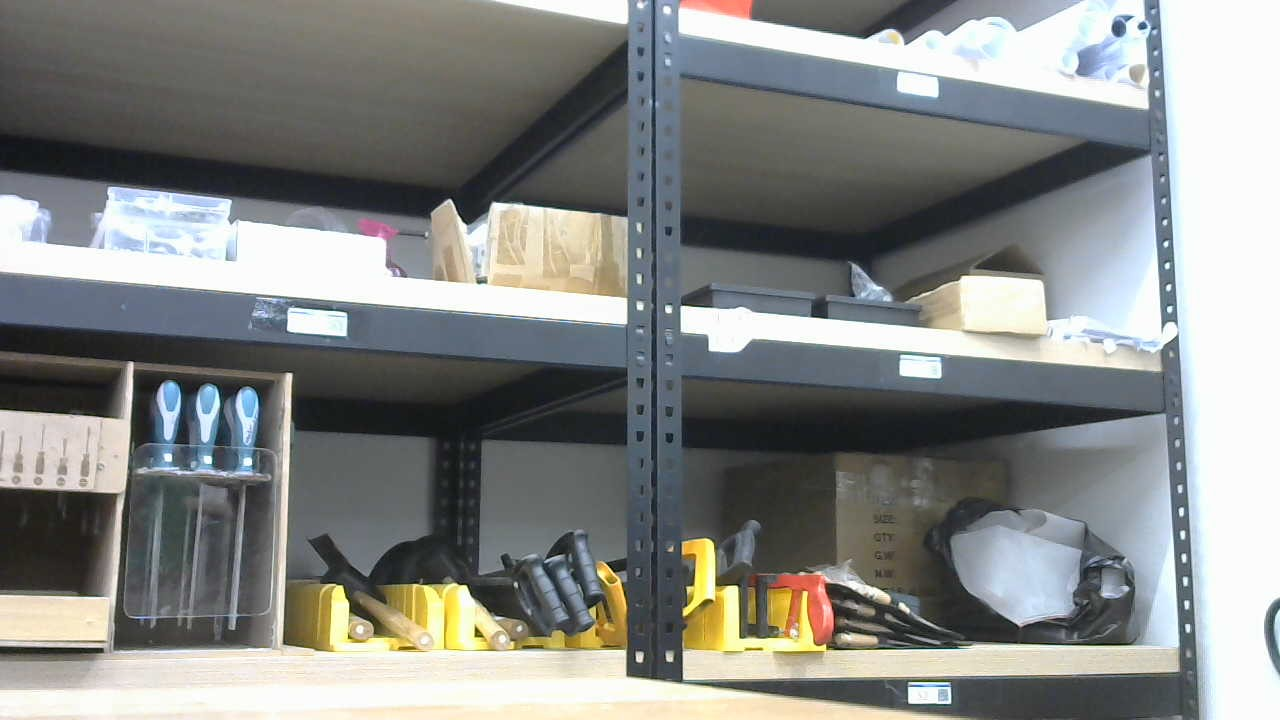
#> input picture Camera_data/Task_2/imgL.jpg, 1280 x 720 px
$ python task2.py
#> lines starting #> are read from the running program, lines starting #| are printed output that depends on the picture; after the words box and inside, x2 and y2 are one past the last pixel; in counts of white or black regions, pixels touching at a corner belong together
import cv2
import numpy as np
from matplotlib import pyplot as plt

imgL = cv2.imread('./Camera_data/Task_2/imgL.jpg')
#> imgL is the input picture: shape (720, 1280, 3); mean B, G, R 133.6, 135.8, 133.7
imgR = cv2.imread('./Camera_data/Task_2/imgR.jpg')
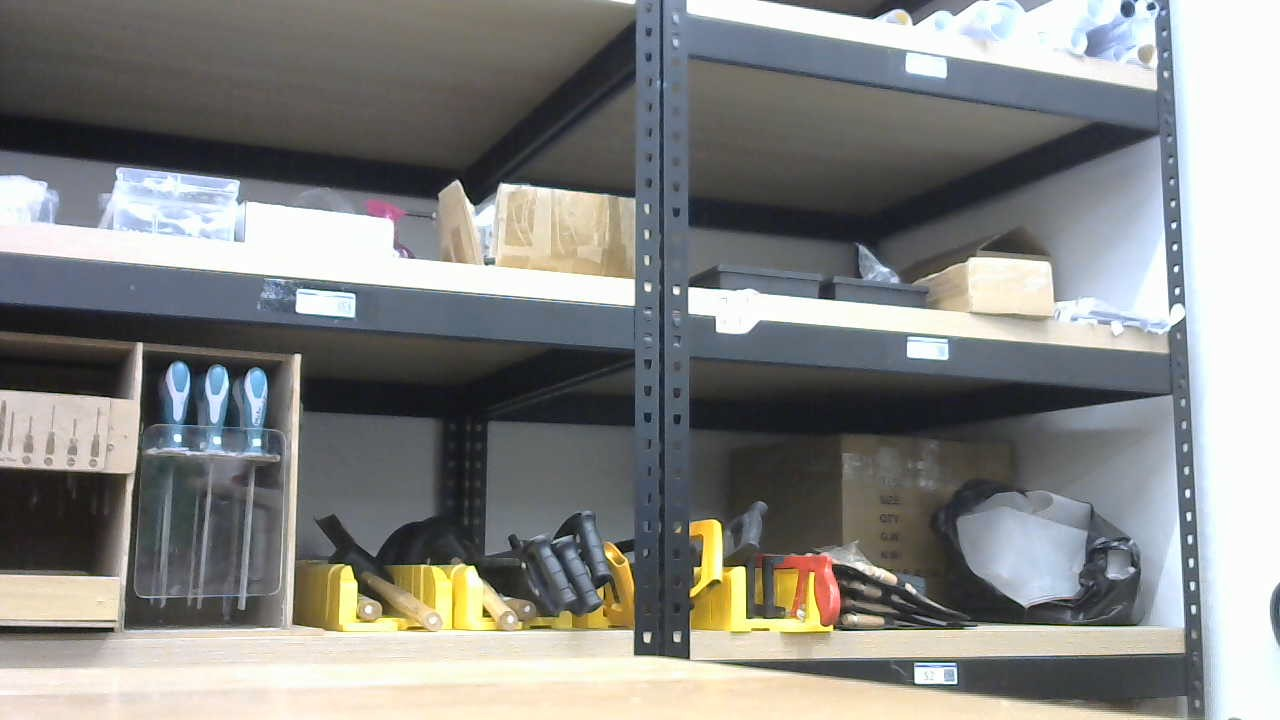
#> input picture Camera_data/Task_2/imgR.jpg, 1280 x 720 px
#> imgR is the input picture: shape (720, 1280, 3); mean B, G, R 132.2, 134.4, 133.7
imgL = cv2.resize(imgL, dsize=None, fx=0.5, fy=0.5, interpolation = cv2.INTER_LINEAR_EXACT)
#> imgL: shape (360, 640, 3)
imgR = cv2.resize(imgR, dsize=None, fx=0.5, fy=0.5, interpolation = cv2.INTER_LINEAR_EXACT)
#> imgR: shape (360, 640, 3)

imgL = cv2.cvtColor(imgL, cv2.COLOR_BGR2GRAY)
#> imgL: shape (360, 640)
imgR = cv2.cvtColor(imgR, cv2.COLOR_BGR2GRAY)
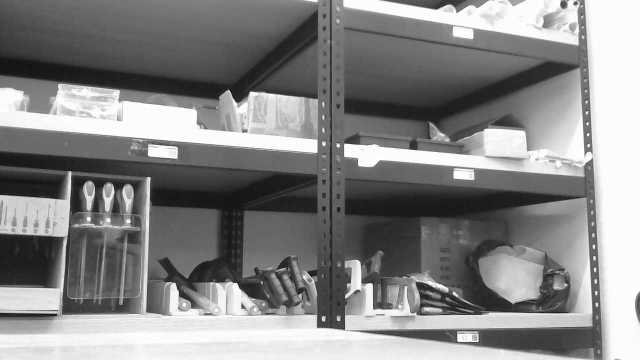
#> imgR: shape (360, 640); min 16, max 255, mean 134.1

def get_keypoints_and_descriptors(imgL, imgR):

    orb = cv2.ORB_create()
    kp1, des1 = orb.detectAndCompute(imgL, None)
    kp2, des2 = orb.detectAndCompute(imgR, None)

    ############## Using FLANN matcher ##############
    FLANN_INDEX_LSH = 6
    index_params = dict(
        algorithm=FLANN_INDEX_LSH,
        table_number=6,  # 12
        key_size=12,  # 20
        multi_probe_level=1,
    )  # 2
    search_params = dict(checks=50)
    flann = cv2.FlannBasedMatcher(index_params, search_params)
    flann_match_pairs = flann.knnMatch(des1, des2, k=2)
    return kp1, des1, kp2, des2, flann_match_pairs

def filter(matches, ratio_threshold=0.6):
    filtered_matches = []
    for m, n in matches:
        if m.distance < ratio_threshold * n.distance:
            filtered_matches.append(m)
    return filtered_matches

def draw_matches(imgL, imgR, kp1, des1, kp2, des2, flann_match_pairs):
    """Draw the first 8 mathces between the left and right images."""
    # https://docs.opencv.org/4.2.0/d4/d5d/group__features2d__draw.html
    # https://docs.opencv.org/2.4/modules/features2d/doc/common_interfaces_of_descriptor_matchers.html
    img = cv2.drawMatches(
        imgL,
        kp1,
        imgR,
        kp2,
        flann_match_pairs[:8],
        None,
        flags=cv2.DrawMatchesFlags_NOT_DRAW_SINGLE_POINTS,
    )
    plt.figure(figsize=(10,5))
    plt.imshow(img)
    plt.title('Matches')
    plt.show()
    cv2.imwrite("ORB_FLANN_Matches.png", img)
    cv2.waitKey(0)


kp1, des1, kp2, des2, flann_match_pairs = get_keypoints_and_descriptors(imgL, imgR)
#> in get_keypoints_and_descriptors, `kp1, des1 = orb.detectAndCompute(imgL, None)`: kp1 = 500 keypoints; strongest (x, y, size): (224, 100, 31), (233, 294, 31), (368, 294, 31), (246, 102, 31)
#> in get_keypoints_and_descriptors, `kp2, des2 = orb.detectAndCompute(imgR, None)`: kp2 = 500 keypoints; strongest (x, y, size): (324, 318, 31), (371, 284, 31), (322, 318, 31), (346, 144, 31)
#> in get_keypoints_and_descriptors, `flann_match_pairs = flann.knnMatch(des1, des2, k=2)`: flann_match_pairs = 500 matches
#> flann_match_pairs = 500 matches
good_matches = filter(flann_match_pairs, 0.6)
#> after the loop in filter, `for m, n in matches:`: filtered_matches = 248 matches
#> good_matches = 248 matches
draw_matches(imgL, imgR, kp1, des1, kp2, des2, good_matches)
#> in draw_matches, `img = cv2.drawMatches( imgL, kp1, imgR, kp2, flann_match_pairs[:8], No..`:
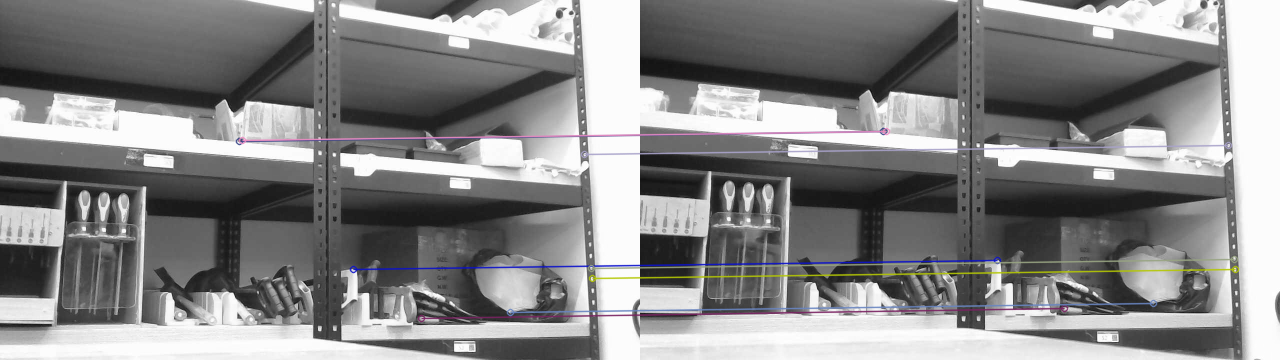
#> img: shape (360, 1280, 3); mean of channels 0, 1, 2 134.7, 134.3, 134.6; drawn as B, G, R

def compute_fundamental_matrix(matches, kp1, kp2, method=cv2.FM_RANSAC):

    pts1, pts2 = [], []
    fundamental_matrix, inliers = None, None
    for m in matches[:8]:
        pts1.append(kp1[m.queryIdx].pt)
        pts2.append(kp2[m.trainIdx].pt)
    if pts1 and pts2:
        fundamental_matrix, inliers = cv2.findFundamentalMat(
            np.float32(pts1),
            np.float32(pts2),
            method=method,
        )
    return fundamental_matrix, inliers, pts1, pts2
F, I, points1, points2 = compute_fundamental_matrix(good_matches, kp1, kp2)
#> the loop in compute_fundamental_matrix, `for m in matches[:8]:` made 8 passes
#> after the loop in compute_fundamental_matrix, `for m in matches[:8]:`: pts1 = [(421, 318), (353, 269), (591, 268), (510, 312), (239, 141), (242, 140), (584, 154), (592, 278)]; pts2 = [(424, 308), (357, 260), (594, 259), (513, 303), (243, 131), (246, 131), (588, 145), (595, 269)]
#> in compute_fundamental_matrix, `fundamental_matrix, inliers = cv2.findFundamentalMat( np.float32(pts1)..`: fundamental_matrix = [[-8.7e-05, 0.00567, 0.195], [-0.00554, -7.61e-05, 0.934], [-0.192, -0.989, 1]]; inliers = [1, 1, 1, 1, 1, 0, 1, 1]
#> F has the same summary as fundamental_matrix in compute_fundamental_matrix; I = [1, 1, 1, 1, 1, 0, 1, 1]; points1 has the same summary as pts1 in compute_fundamental_matrix; points2 has the same summary as pts2 in compute_fundamental_matrix
h1, w1 = imgL.shape
#> h1 = 360; w1 = 640
h2, w2 = imgR.shape
#> h2 = 360; w2 = 640
thresh = 0
_, H1, H2 = cv2.stereoRectifyUncalibrated(
    np.float32(points1), np.float32(points2), F, imgSize=(w1, h1), threshold=thresh,
)
#> H1 = [[1.22, 1.88, -416.3], [-0.457, 1.13, 113.4], [0.00205, 0.00323, -0.244]]; H2 = [[1.24, 1.84, -408.5], [-0.447, 1.13, 119.8], [0.00213, 0.00317, -0.252]]
imgL_undistorted = cv2.warpPerspective(imgL, H1, (w1, h1))
imgR_undistorted = cv2.warpPerspective(imgR, H2, (w2, h2))
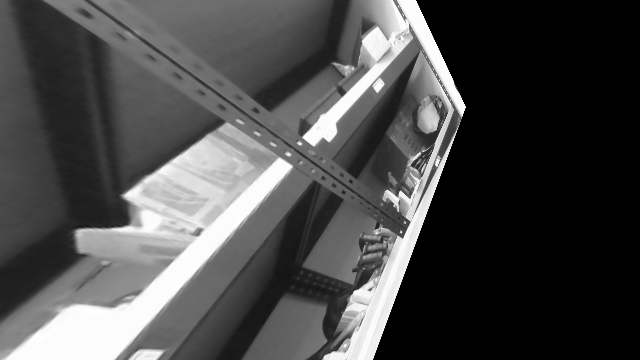
#> imgR_undistorted: shape (360, 640); min 0, max 255, mean 74

plt.subplot(121); plt.imshow(imgL_undistorted, cmap='gray'); plt.title('Left camera')
plt.subplot(122); plt.imshow(imgR_undistorted, cmap='gray'); plt.title('Right camera')
plt.show()

imgL = imgL_undistorted
imgR = imgR_undistorted
window_size = 5
nDisp = 16*8

left_matcher = cv2.StereoSGBM_create(
    minDisparity=-1, # the disparity only goes in one direction
    numDisparities=nDisp, # each disparity value is multiplied with 16 to create better precision.
    blockSize=window_size, # the size of the block to compare
    P1=8 * 3 * window_size,
    P2=32 * 3 * window_size,
    disp12MaxDiff=12,
    uniquenessRatio=1,
    speckleWindowSize=5,
    speckleRange=5,
    preFilterCap=63,
    mode=cv2.STEREO_SGBM_MODE_SGBM_3WAY
)
right_matcher = cv2.ximgproc.createRightMatcher(left_matcher)
displ = left_matcher.compute(imgL, imgR) #.astype(np.float32)/16
dispr = right_matcher.compute(imgR, imgL)  #.astype(np.float32)/16
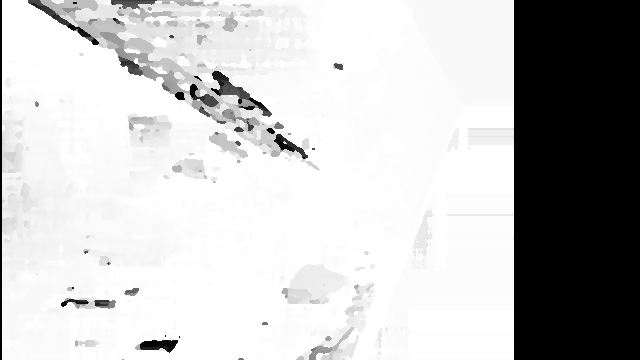
#> dispr: shape (360, 640) int16; min -2032, max 16, mean -461; drawn with min black and max white
lmbda = 5000
sigma = 3

wls_filter = cv2.ximgproc.createDisparityWLSFilter(matcher_left=left_matcher)
wls_filter.setLambda(lmbda)
wls_filter.setSigmaColor(sigma)
displ = np.int16(displ)
dispr = np.int16(dispr)
filteredImg = wls_filter.filter(displ, imgL, None, dispr)
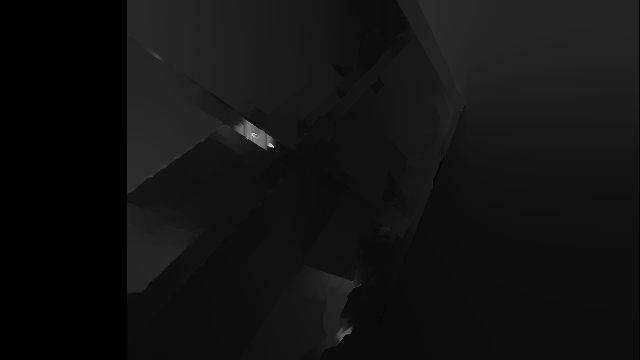
#> filteredImg: shape (360, 640) int16; min -32, max 311, mean -7.9; drawn with min black and max white
mean = np.mean(filteredImg[filteredImg != 0])
#> mean = -7.99
filteredImg[filteredImg == 0] = mean
#> filteredImg: shape (360, 640) int16; 1.48% of pixels changed, all inside (x1, y1, x2, y2) = (127, 0, 639, 349)
filteredImg = cv2.normalize(src=filteredImg, dst=filteredImg, beta=1, alpha=255, norm_type=cv2.NORM_MINMAX)
plt.imshow(filteredImg.astype(np.float32)/16, cmap='gray')
plt.colorbar(fraction=0.026, pad=0.04)
plt.title('Refined disparity map')
plt.show()
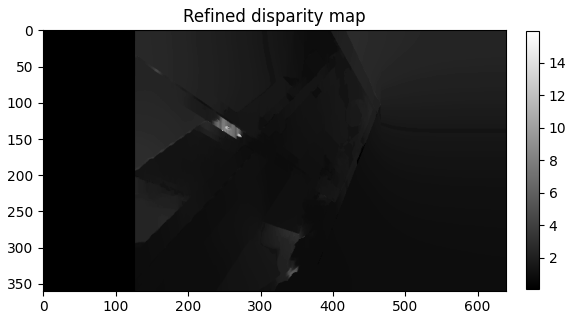
#> figure drawn by matplotlib, 2 panels
cv2.imwrite('undistorted_L.png', imgL_undistorted)
cv2.imwrite('undistorted_R.png', imgR_undistorted)
cv2.imwrite('result_calibrated.jpg', filteredImg)
